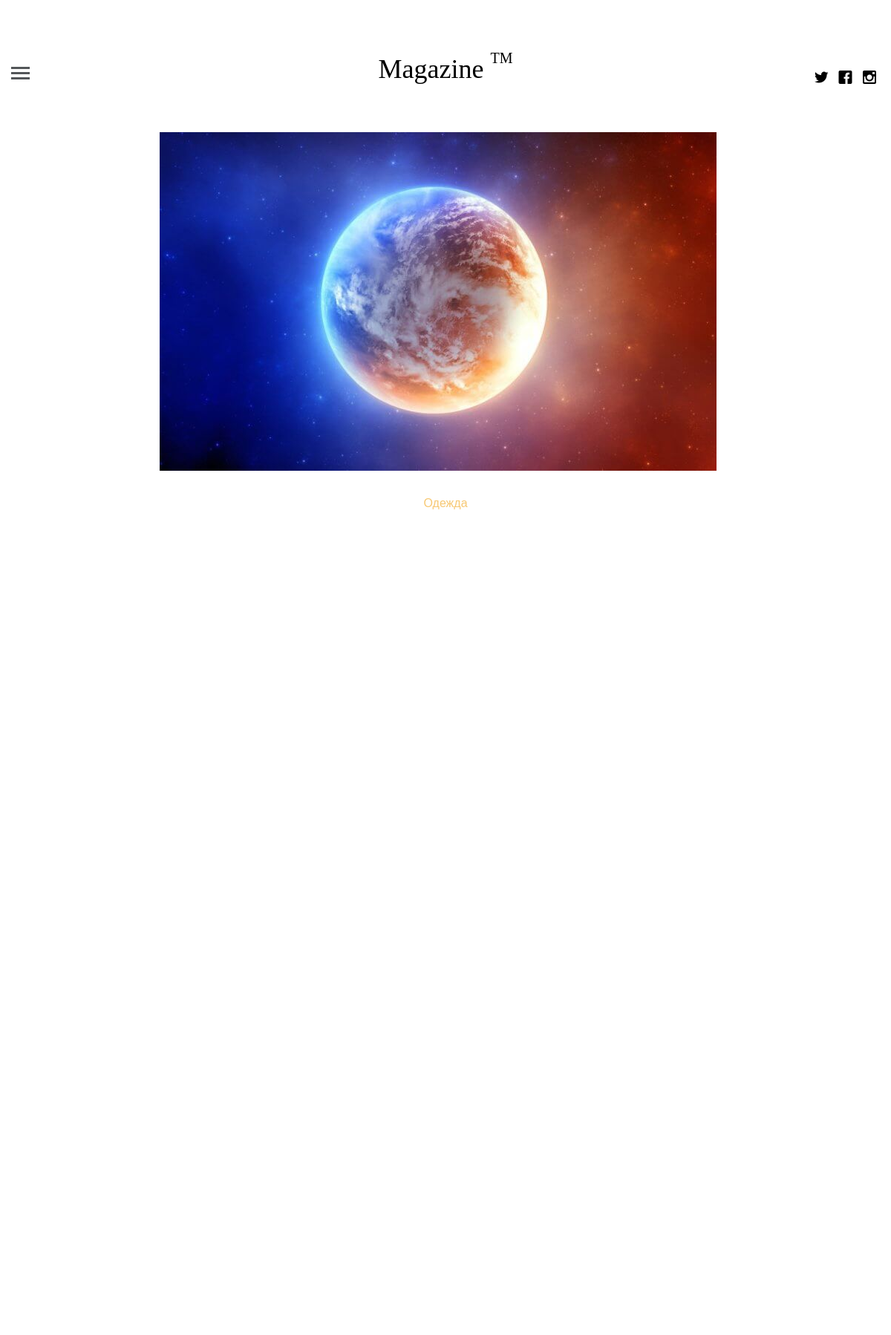
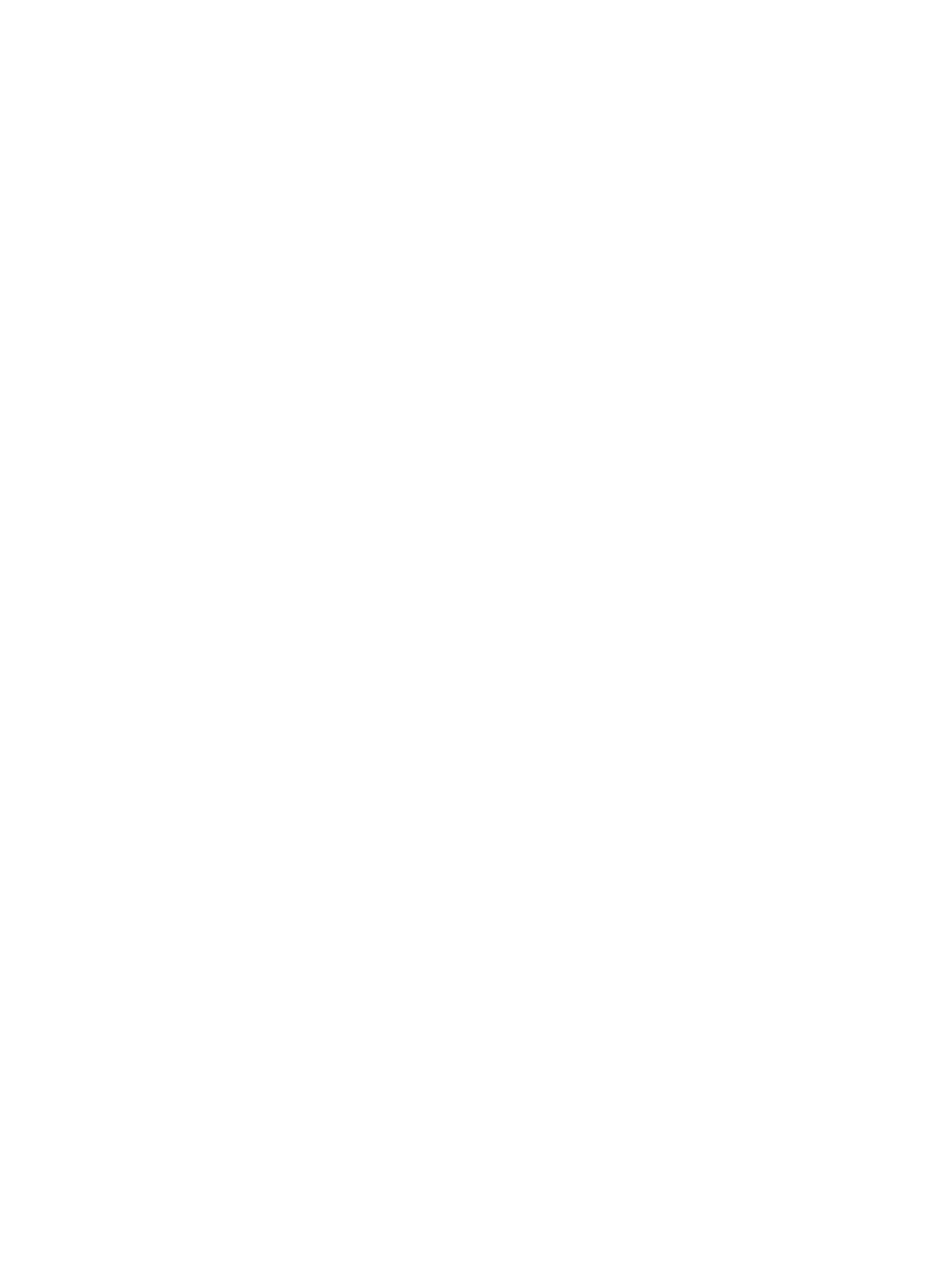
Page /publication-list/3/ (upper part) on the committed database (2 pictures, top to bottom).
### apps/publications/models.py (models this page shows, shortened)
class Publication(models.Model):
    category = models.ForeignKey(to=PublicationCategory,null=True,on_delete=models.SET_NULL,related_name='publication_set')
    title = models.CharField(max_length=150)
    description = models.TextField()
    poster = models.ImageField(upload_to='publication_images')
    created_at = models.DateTimeField(auto_now_add=True)
    class Meta:
        verbose_name ='публикация'
        verbose_name_plural ='публикации'

class PublicationCategory(models.Model):
    title = models.CharField(max_length=200,unique=True)
    class Meta:
        verbose_name='категория'
        verbose_name_plural='категории'

### apps/publications/views.py (the view)
# urls.py: path('publication-list/<int:pub_pk>/', PublicationDetailView.as_view(),
class PublicationDetailView(generic.DetailView):
    template_name = 'single.html'
    context_object_name = 'publication'
    model = Publication
    slug_field = 'id'
    slug_url_kwarg = 'pub_pk'

### templates/single.html (shortened to what this page needs)
{% extends 'base.html' %}
{% load static %}
{% block content %}
	<div class="container-fluid">
		<div class="row fh5co-post-entry single-entry">
			<article class="col-lg-8 col-lg-offset-2 col-md-8 col-md-offset-2 col-sm-8 col-sm-offset-2 col-xs-12 col-xs-offset-0">
				<figure class="animate-box">
					<img src="{{ publication.poster.url }}" alt="Image" class="img-responsive">
				</figure>
				<span class="fh5co-meta animate-box"><a href="single.html">{{ publication.category.title }}</a></span>
				<div class="col-lg-12 col-lg-offset-0 col-md-12 col-md-offset-0 col-sm-12 col-sm-offset-0 col-xs-12 col-xs-offset-0 text-left content-article">
					<div class="row">
					</div>
					<div class="row rp-b">
					</div>
					<div class="row rp-b">
					</div>
					<div class="row rp-b">
					</div>
				</div>
			</article>
		</div>
	</div>
 {% endblock %}

### assets/css/style.css (style rules this page uses)
html { background: #fff; }
body { font-family: "Roboto", arial, sans-serif; font-size: 18px; font-weight: 300; line-height: 1.8; color: #222; background: #fff; }
a { color: #f7c873; -webkit-transition: 0.5s; -o-transition: 0.5s; transition: 0.5s; }
.fh5co-post-entry article { text-align: center; float: left; margin-bottom: 110px; padding-left: 3em; padding-right: 3em; }
@media screen and (max-width: 1200px) { .fh5co-post-entry article { margin-bottom: 80px; padding-left: 15px; padding-right: 15px; } }
.fh5co-post-entry article figure { margin-bottom: 30px; }
.fh5co-post-entry article .fh5co-meta { font-size: 16px; font-family: "Roboto", arial, sans-serif; color: #999999; margin-bottom: 20px; display: block; }
.fh5co-post-entry article .content-article { padding-top: 4em; }
.js .to-animate, .js .to-animate-2, .js .animate-box { opacity: 0; }
.rp-b { padding-bottom: 40px; }

### rows in the picture
Publication: poster (picture), category "Одежда"
